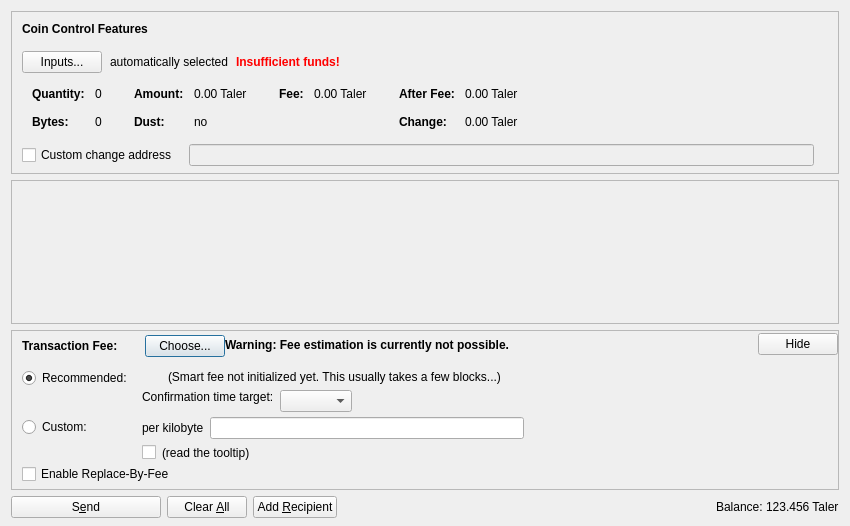
<?xml version="1.0" encoding="UTF-8"?>
<ui version="4.0">
 <class>SendCoinsDialog</class>
 <widget class="QDialog" name="SendCoinsDialog">
  <property name="geometry">
   <rect>
    <x>0</x>
    <y>0</y>
    <width>850</width>
    <height>526</height>
   </rect>
  </property>
  <property name="windowTitle">
   <string>Send Coins</string>
  </property>
  <layout class="QVBoxLayout" name="verticalLayout" stretch="0,1,0,0">
   <property name="bottomMargin">
    <number>8</number>
   </property>
   <item>
    <widget class="QFrame" name="frameCoinControl">
     <property name="sizePolicy">
      <sizepolicy hsizetype="Expanding" vsizetype="Expanding">
       <horstretch>0</horstretch>
       <verstretch>0</verstretch>
      </sizepolicy>
     </property>
     <property name="maximumSize">
      <size>
       <width>16777215</width>
       <height>16777215</height>
      </size>
     </property>
     <property name="frameShape">
      <enum>QFrame::StyledPanel</enum>
     </property>
     <property name="frameShadow">
      <enum>QFrame::Sunken</enum>
     </property>
     <layout class="QVBoxLayout" name="verticalLayoutCoinControl2">
      <property name="spacing">
       <number>0</number>
      </property>
      <property name="leftMargin">
       <number>0</number>
      </property>
      <property name="topMargin">
       <number>0</number>
      </property>
      <property name="rightMargin">
       <number>0</number>
      </property>
      <property name="bottomMargin">
       <number>6</number>
      </property>
      <item>
       <layout class="QVBoxLayout" name="verticalLayoutCoinControl" stretch="0,0,0,0,1">
        <property name="spacing">
         <number>0</number>
        </property>
        <property name="leftMargin">
         <number>10</number>
        </property>
        <property name="topMargin">
         <number>10</number>
        </property>
        <item>
         <layout class="QHBoxLayout" name="horizontalLayoutCoinControl1">
          <property name="bottomMargin">
           <number>15</number>
          </property>
          <item>
           <widget class="QLabel" name="labelCoinControlFeatures">
            <property name="sizePolicy">
             <sizepolicy hsizetype="Preferred" vsizetype="Maximum">
              <horstretch>0</horstretch>
              <verstretch>0</verstretch>
             </sizepolicy>
            </property>
            <property name="font">
             <font>
              <weight>75</weight>
              <bold>true</bold>
             </font>
            </property>
            <property name="styleSheet">
             <string notr="true">font-weight:bold;</string>
            </property>
            <property name="text">
             <string>Coin Control Features</string>
            </property>
           </widget>
          </item>
         </layout>
        </item>
        <item>
         <layout class="QHBoxLayout" name="horizontalLayoutCoinControl2" stretch="0,0,0,0">
          <property name="spacing">
           <number>8</number>
          </property>
          <property name="bottomMargin">
           <number>10</number>
          </property>
          <item>
           <widget class="QPushButton" name="pushButtonCoinControl">
            <property name="styleSheet">
             <string notr="true"/>
            </property>
            <property name="text">
             <string>Inputs...</string>
            </property>
            <property name="autoDefault">
             <bool>false</bool>
            </property>
           </widget>
          </item>
          <item>
           <widget class="QLabel" name="labelCoinControlAutomaticallySelected">
            <property name="text">
             <string>automatically selected</string>
            </property>
            <property name="margin">
             <number>5</number>
            </property>
           </widget>
          </item>
          <item>
           <widget class="QLabel" name="labelCoinControlInsuffFunds">
            <property name="font">
             <font>
              <weight>75</weight>
              <bold>true</bold>
             </font>
            </property>
            <property name="styleSheet">
             <string notr="true">color:red;font-weight:bold;</string>
            </property>
            <property name="text">
             <string>Insufficient funds!</string>
            </property>
            <property name="margin">
             <number>5</number>
            </property>
           </widget>
          </item>
          <item>
           <spacer name="horizontalSpacerCoinControl">
            <property name="orientation">
             <enum>Qt::Horizontal</enum>
            </property>
            <property name="sizeHint" stdset="0">
             <size>
              <width>40</width>
              <height>1</height>
             </size>
            </property>
           </spacer>
          </item>
         </layout>
        </item>
        <item>
         <widget class="QWidget" name="widgetCoinControl" native="true">
          <property name="sizePolicy">
           <sizepolicy hsizetype="Preferred" vsizetype="Preferred">
            <horstretch>0</horstretch>
            <verstretch>0</verstretch>
           </sizepolicy>
          </property>
          <property name="minimumSize">
           <size>
            <width>0</width>
            <height>0</height>
           </size>
          </property>
          <property name="styleSheet">
           <string notr="true"/>
          </property>
          <layout class="QHBoxLayout" name="horizontalLayoutCoinControl5">
           <property name="leftMargin">
            <number>0</number>
           </property>
           <property name="topMargin">
            <number>0</number>
           </property>
           <property name="rightMargin">
            <number>0</number>
           </property>
           <property name="bottomMargin">
            <number>0</number>
           </property>
           <item>
            <layout class="QHBoxLayout" name="horizontalLayoutCoinControl3" stretch="0,0,0,1">
             <property name="spacing">
              <number>20</number>
             </property>
             <property name="topMargin">
              <number>0</number>
             </property>
             <property name="bottomMargin">
              <number>10</number>
             </property>
             <item>
              <layout class="QFormLayout" name="formLayoutCoinControl1">
               <property name="horizontalSpacing">
                <number>10</number>
               </property>
               <property name="verticalSpacing">
                <number>14</number>
               </property>
               <property name="leftMargin">
                <number>10</number>
               </property>
               <property name="topMargin">
                <number>4</number>
               </property>
               <property name="rightMargin">
                <number>6</number>
               </property>
               <item row="0" column="0">
                <widget class="QLabel" name="labelCoinControlQuantityText">
                 <property name="font">
                  <font>
                   <weight>75</weight>
                   <bold>true</bold>
                  </font>
                 </property>
                 <property name="text">
                  <string>Quantity:</string>
                 </property>
                 <property name="margin">
                  <number>0</number>
                 </property>
                </widget>
               </item>
               <item row="0" column="1">
                <widget class="QLabel" name="labelCoinControlQuantity">
                 <property name="cursor">
                  <cursorShape>IBeamCursor</cursorShape>
                 </property>
                 <property name="contextMenuPolicy">
                  <enum>Qt::ActionsContextMenu</enum>
                 </property>
                 <property name="text">
                  <string notr="true">0</string>
                 </property>
                 <property name="margin">
                  <number>0</number>
                 </property>
                 <property name="textInteractionFlags">
                  <set>Qt::LinksAccessibleByMouse|Qt::TextSelectableByKeyboard|Qt::TextSelectableByMouse</set>
                 </property>
                </widget>
               </item>
               <item row="1" column="0">
                <widget class="QLabel" name="labelCoinControlBytesText">
                 <property name="font">
                  <font>
                   <weight>75</weight>
                   <bold>true</bold>
                  </font>
                 </property>
                 <property name="text">
                  <string>Bytes:</string>
                 </property>
                </widget>
               </item>
               <item row="1" column="1">
                <widget class="QLabel" name="labelCoinControlBytes">
                 <property name="cursor">
                  <cursorShape>IBeamCursor</cursorShape>
                 </property>
                 <property name="contextMenuPolicy">
                  <enum>Qt::ActionsContextMenu</enum>
                 </property>
                 <property name="text">
                  <string notr="true">0</string>
                 </property>
                 <property name="textInteractionFlags">
                  <set>Qt::LinksAccessibleByMouse|Qt::TextSelectableByKeyboard|Qt::TextSelectableByMouse</set>
                 </property>
                </widget>
               </item>
              </layout>
             </item>
             <item>
              <layout class="QFormLayout" name="formLayoutCoinControl2">
               <property name="horizontalSpacing">
                <number>10</number>
               </property>
               <property name="verticalSpacing">
                <number>14</number>
               </property>
               <property name="leftMargin">
                <number>6</number>
               </property>
               <property name="topMargin">
                <number>4</number>
               </property>
               <property name="rightMargin">
                <number>6</number>
               </property>
               <item row="0" column="0">
                <widget class="QLabel" name="labelCoinControlAmountText">
                 <property name="font">
                  <font>
                   <weight>75</weight>
                   <bold>true</bold>
                  </font>
                 </property>
                 <property name="text">
                  <string>Amount:</string>
                 </property>
                 <property name="margin">
                  <number>0</number>
                 </property>
                </widget>
               </item>
               <item row="0" column="1">
                <widget class="QLabel" name="labelCoinControlAmount">
                 <property name="cursor">
                  <cursorShape>IBeamCursor</cursorShape>
                 </property>
                 <property name="contextMenuPolicy">
                  <enum>Qt::ActionsContextMenu</enum>
                 </property>
                 <property name="text">
                  <string notr="true">0.00 Taler</string>
                 </property>
                 <property name="textInteractionFlags">
                  <set>Qt::LinksAccessibleByMouse|Qt::TextSelectableByKeyboard|Qt::TextSelectableByMouse</set>
                 </property>
                </widget>
               </item>
               <item row="1" column="0">
                <widget class="QLabel" name="labelCoinControlLowOutputText">
                 <property name="font">
                  <font>
                   <weight>75</weight>
                   <bold>true</bold>
                  </font>
                 </property>
                 <property name="text">
                  <string>Dust:</string>
                 </property>
                </widget>
               </item>
               <item row="1" column="1">
                <widget class="QLabel" name="labelCoinControlLowOutput">
                 <property name="cursor">
                  <cursorShape>IBeamCursor</cursorShape>
                 </property>
                 <property name="contextMenuPolicy">
                  <enum>Qt::ActionsContextMenu</enum>
                 </property>
                 <property name="text">
                  <string notr="true">no</string>
                 </property>
                 <property name="textInteractionFlags">
                  <set>Qt::LinksAccessibleByMouse|Qt::TextSelectableByKeyboard|Qt::TextSelectableByMouse</set>
                 </property>
                </widget>
               </item>
              </layout>
             </item>
             <item>
              <layout class="QFormLayout" name="formLayoutCoinControl3">
               <property name="horizontalSpacing">
                <number>10</number>
               </property>
               <property name="verticalSpacing">
                <number>14</number>
               </property>
               <property name="leftMargin">
                <number>6</number>
               </property>
               <property name="topMargin">
                <number>4</number>
               </property>
               <property name="rightMargin">
                <number>6</number>
               </property>
               <item row="0" column="0">
                <widget class="QLabel" name="labelCoinControlFeeText">
                 <property name="font">
                  <font>
                   <weight>75</weight>
                   <bold>true</bold>
                  </font>
                 </property>
                 <property name="text">
                  <string>Fee:</string>
                 </property>
                 <property name="margin">
                  <number>0</number>
                 </property>
                </widget>
               </item>
               <item row="0" column="1">
                <widget class="QLabel" name="labelCoinControlFee">
                 <property name="cursor">
                  <cursorShape>IBeamCursor</cursorShape>
                 </property>
                 <property name="contextMenuPolicy">
                  <enum>Qt::ActionsContextMenu</enum>
                 </property>
                 <property name="text">
                  <string notr="true">0.00 Taler</string>
                 </property>
                 <property name="textInteractionFlags">
                  <set>Qt::LinksAccessibleByMouse|Qt::TextSelectableByKeyboard|Qt::TextSelectableByMouse</set>
                 </property>
                </widget>
               </item>
              </layout>
             </item>
             <item>
              <layout class="QFormLayout" name="formLayoutCoinControl4">
               <property name="horizontalSpacing">
                <number>10</number>
               </property>
               <property name="verticalSpacing">
                <number>14</number>
               </property>
               <property name="leftMargin">
                <number>6</number>
               </property>
               <property name="topMargin">
                <number>4</number>
               </property>
               <property name="rightMargin">
                <number>6</number>
               </property>
               <item row="0" column="0">
                <widget class="QLabel" name="labelCoinControlAfterFeeText">
                 <property name="font">
                  <font>
                   <weight>75</weight>
                   <bold>true</bold>
                  </font>
                 </property>
                 <property name="text">
                  <string>After Fee:</string>
                 </property>
                 <property name="margin">
                  <number>0</number>
                 </property>
                </widget>
               </item>
               <item row="0" column="1">
                <widget class="QLabel" name="labelCoinControlAfterFee">
                 <property name="cursor">
                  <cursorShape>IBeamCursor</cursorShape>
                 </property>
                 <property name="contextMenuPolicy">
                  <enum>Qt::ActionsContextMenu</enum>
                 </property>
                 <property name="text">
                  <string notr="true">0.00 Taler</string>
                 </property>
                 <property name="textInteractionFlags">
                  <set>Qt::LinksAccessibleByMouse|Qt::TextSelectableByKeyboard|Qt::TextSelectableByMouse</set>
                 </property>
                </widget>
               </item>
               <item row="1" column="0">
                <widget class="QLabel" name="labelCoinControlChangeText">
                 <property name="font">
                  <font>
                   <weight>75</weight>
                   <bold>true</bold>
                  </font>
                 </property>
                 <property name="text">
                  <string>Change:</string>
                 </property>
                </widget>
               </item>
               <item row="1" column="1">
                <widget class="QLabel" name="labelCoinControlChange">
                 <property name="cursor">
                  <cursorShape>IBeamCursor</cursorShape>
                 </property>
                 <property name="contextMenuPolicy">
                  <enum>Qt::ActionsContextMenu</enum>
                 </property>
                 <property name="text">
                  <string notr="true">0.00 Taler</string>
                 </property>
                 <property name="textInteractionFlags">
                  <set>Qt::LinksAccessibleByMouse|Qt::TextSelectableByKeyboard|Qt::TextSelectableByMouse</set>
                 </property>
                </widget>
               </item>
              </layout>
             </item>
            </layout>
           </item>
          </layout>
         </widget>
        </item>
        <item>
         <layout class="QHBoxLayout" name="horizontalLayoutCoinControl4" stretch="0,0,0">
          <property name="spacing">
           <number>12</number>
          </property>
          <property name="sizeConstraint">
           <enum>QLayout::SetDefaultConstraint</enum>
          </property>
          <property name="topMargin">
           <number>5</number>
          </property>
          <property name="rightMargin">
           <number>5</number>
          </property>
          <item>
           <widget class="QCheckBox" name="checkBoxCoinControlChange">
            <property name="toolTip">
             <string>If this is activated, but the change address is empty or invalid, change will be sent to a newly generated address.</string>
            </property>
            <property name="text">
             <string>Custom change address</string>
            </property>
           </widget>
          </item>
          <item>
           <widget class="QValidatedLineEdit" name="lineEditCoinControlChange">
            <property name="enabled">
             <bool>false</bool>
            </property>
            <property name="sizePolicy">
             <sizepolicy hsizetype="Expanding" vsizetype="Fixed">
              <horstretch>0</horstretch>
              <verstretch>0</verstretch>
             </sizepolicy>
            </property>
           </widget>
          </item>
          <item>
           <widget class="QLabel" name="labelCoinControlChangeLabel">
            <property name="sizePolicy">
             <sizepolicy hsizetype="Preferred" vsizetype="Expanding">
              <horstretch>0</horstretch>
              <verstretch>0</verstretch>
             </sizepolicy>
            </property>
            <property name="minimumSize">
             <size>
              <width>0</width>
              <height>0</height>
             </size>
            </property>
            <property name="text">
             <string/>
            </property>
            <property name="margin">
             <number>3</number>
            </property>
           </widget>
          </item>
         </layout>
        </item>
        <item>
         <spacer name="verticalSpacerCoinControl">
          <property name="orientation">
           <enum>Qt::Vertical</enum>
          </property>
          <property name="sizeHint" stdset="0">
           <size>
            <width>800</width>
            <height>1</height>
           </size>
          </property>
         </spacer>
        </item>
       </layout>
      </item>
     </layout>
    </widget>
   </item>
   <item>
    <widget class="QScrollArea" name="scrollArea">
     <property name="widgetResizable">
      <bool>true</bool>
     </property>
     <widget class="QWidget" name="scrollAreaWidgetContents">
      <property name="geometry">
       <rect>
        <x>0</x>
        <y>0</y>
        <width>830</width>
        <height>104</height>
       </rect>
      </property>
      <layout class="QVBoxLayout" name="verticalLayout_2" stretch="0,1">
       <property name="leftMargin">
        <number>0</number>
       </property>
       <property name="topMargin">
        <number>0</number>
       </property>
       <property name="rightMargin">
        <number>0</number>
       </property>
       <property name="bottomMargin">
        <number>0</number>
       </property>
       <item>
        <layout class="QVBoxLayout" name="entries">
         <property name="spacing">
          <number>6</number>
         </property>
        </layout>
       </item>
       <item>
        <spacer name="verticalSpacer">
         <property name="orientation">
          <enum>Qt::Vertical</enum>
         </property>
         <property name="sizeHint" stdset="0">
          <size>
           <width>20</width>
           <height>40</height>
          </size>
         </property>
        </spacer>
       </item>
      </layout>
     </widget>
    </widget>
   </item>
   <item>
    <widget class="QFrame" name="frameFee">
     <property name="sizePolicy">
      <sizepolicy hsizetype="Expanding" vsizetype="Expanding">
       <horstretch>0</horstretch>
       <verstretch>0</verstretch>
      </sizepolicy>
     </property>
     <property name="maximumSize">
      <size>
       <width>16777215</width>
       <height>16777215</height>
      </size>
     </property>
     <property name="frameShape">
      <enum>QFrame::StyledPanel</enum>
     </property>
     <property name="frameShadow">
      <enum>QFrame::Sunken</enum>
     </property>
     <layout class="QVBoxLayout" name="verticalLayoutFee1">
      <property name="spacing">
       <number>0</number>
      </property>
      <property name="leftMargin">
       <number>0</number>
      </property>
      <property name="topMargin">
       <number>0</number>
      </property>
      <property name="rightMargin">
       <number>0</number>
      </property>
      <property name="bottomMargin">
       <number>0</number>
      </property>
      <item>
       <layout class="QVBoxLayout" name="verticalLayoutFee2" stretch="0,0,0">
        <property name="spacing">
         <number>0</number>
        </property>
        <property name="leftMargin">
         <number>10</number>
        </property>
        <property name="topMargin">
         <number>0</number>
        </property>
        <item>
         <layout class="QHBoxLayout" name="horizontalLayoutFee1">
          <property name="bottomMargin">
           <number>0</number>
          </property>
          <item>
           <layout class="QVBoxLayout" name="verticalLayoutFee7">
            <property name="spacing">
             <number>0</number>
            </property>
            <item>
             <spacer name="verticalSpacerSmartFee">
              <property name="orientation">
               <enum>Qt::Vertical</enum>
              </property>
              <property name="sizeType">
               <enum>QSizePolicy::Fixed</enum>
              </property>
              <property name="sizeHint" stdset="0">
               <size>
                <width>1</width>
                <height>4</height>
               </size>
              </property>
             </spacer>
            </item>
            <item>
             <layout class="QHBoxLayout" name="horizontalLayoutSmartFee">
              <property name="spacing">
               <number>10</number>
              </property>
              <item>
               <widget class="QLabel" name="labelFeeHeadline">
                <property name="sizePolicy">
                 <sizepolicy hsizetype="Preferred" vsizetype="Maximum">
                  <horstretch>0</horstretch>
                  <verstretch>0</verstretch>
                 </sizepolicy>
                </property>
                <property name="font">
                 <font>
                  <weight>75</weight>
                  <bold>true</bold>
                 </font>
                </property>
                <property name="styleSheet">
                 <string notr="true">font-weight:bold;</string>
                </property>
                <property name="text">
                 <string>Transaction Fee:</string>
                </property>
               </widget>
              </item>
              <item>
               <widget class="QLabel" name="labelFeeMinimized">
                <property name="text">
                 <string/>
                </property>
               </widget>
              </item>
              <item>
               <widget class="QPushButton" name="buttonChooseFee">
                <property name="text">
                 <string>Choose...</string>
                </property>
               </widget>
              </item>
             </layout>
            </item>
            <item>
             <spacer name="verticalSpacer_5">
              <property name="orientation">
               <enum>Qt::Vertical</enum>
              </property>
              <property name="sizeHint" stdset="0">
               <size>
                <width>1</width>
                <height>1</height>
               </size>
              </property>
             </spacer>
            </item>
           </layout>
          </item>
          <item>
           <widget class="QLabel" name="fallbackFeeWarningLabel">
            <property name="toolTip">
             <string>Using the fallbackfee can result in sending a transaction that will take several hours or days (or never) to confirm. Consider choosing your fee manually or wait until you have validated the complete chain.</string>
            </property>
            <property name="font">
            <font>
                <weight>75</weight>
                <bold>true</bold>
            </font>
            </property>
            <property name="text">
             <string>Warning: Fee estimation is currently not possible.</string>
            </property>
            <property name="wordWrap">
             <bool>false</bool>
            </property>
           </widget>
          </item>
          <item>
           <spacer name="horizontalSpacer_4">
            <property name="orientation">
             <enum>Qt::Horizontal</enum>
            </property>
            <property name="sizeType">
             <enum>QSizePolicy::MinimumExpanding</enum>
            </property>
            <property name="sizeHint" stdset="0">
             <size>
              <width>40</width>
              <height>20</height>
             </size>
            </property>
           </spacer>
          </item>
          <item>
           <widget class="QPushButton" name="buttonMinimizeFee">
            <property name="toolTip">
             <string>collapse fee-settings</string>
            </property>
            <property name="text">
             <string>Hide</string>
            </property>
           </widget>
          </item>
         </layout>
        </item>
        <item>
         <widget class="QFrame" name="frameFeeSelection">
          <layout class="QVBoxLayout" name="verticalLayoutFee12">
           <property name="spacing">
            <number>0</number>
           </property>
           <property name="leftMargin">
            <number>0</number>
           </property>
           <property name="topMargin">
            <number>0</number>
           </property>
           <property name="rightMargin">
            <number>0</number>
           </property>
           <property name="bottomMargin">
            <number>0</number>
           </property>
           <item>
            <layout class="QGridLayout" name="gridLayoutFee">
             <property name="topMargin">
              <number>10</number>
             </property>
             <property name="bottomMargin">
              <number>4</number>
             </property>
             <property name="horizontalSpacing">
              <number>10</number>
             </property>
             <property name="verticalSpacing">
              <number>4</number>
             </property>
             <item row="1" column="1">
              <layout class="QVBoxLayout" name="verticalLayoutFee8">
               <property name="spacing">
                <number>6</number>
               </property>
               <item>
                <layout class="QHBoxLayout" name="horizontalLayoutFee13">
                 <item>
                  <widget class="QLabel" name="labelCustomPerKilobyte">
                   <property name="toolTip">
                    <string>Specify a custom fee per kB (1,000 bytes) of the transaction's virtual size.

Note:  Since the fee is calculated on a per-byte basis, a fee of "100 satoshis per kB" for a transaction size of 500 bytes (half of 1 kB) would ultimately yield a fee of only 50 satoshis.</string>
                   </property>
                   <property name="text">
                    <string>per kilobyte</string>
                   </property>
                  </widget>
                 </item>
                 <item>
                  <widget class="BitcoinAmountField" name="customFee"/>
                 </item>
                 <item>
                  <spacer name="horizontalSpacer_6">
                   <property name="orientation">
                    <enum>Qt::Horizontal</enum>
                   </property>
                   <property name="sizeHint" stdset="0">
                    <size>
                     <width>1</width>
                     <height>1</height>
                    </size>
                   </property>
                  </spacer>
                 </item>
                </layout>
               </item>
               <item>
                <layout class="QHBoxLayout" name="horizontalLayoutFee8">
                 <item>
                  <widget class="QCheckBox" name="checkBoxMinimumFee">
                   <property name="toolTip">
                    <string>Paying only the minimum fee is just fine as long as there is less transaction volume than space in the blocks. But be aware that this can end up in a never confirming transaction once there is more demand for bitcoin transactions than the network can process.</string>
                   </property>
                   <property name="text">
                    <string/>
                   </property>
                  </widget>
                 </item>
                 <item>
                  <widget class="QLabel" name="labelMinFeeWarning">
                   <property name="enabled">
                    <bool>true</bool>
                   </property>
                   <property name="toolTip">
                    <string>Paying only the minimum fee is just fine as long as there is less transaction volume than space in the blocks. But be aware that this can end up in a never confirming transaction once there is more demand for bitcoin transactions than the network can process.</string>
                   </property>
                   <property name="text">
                    <string>(read the tooltip)</string>
                   </property>
                   <property name="margin">
                    <number>5</number>
                   </property>
                  </widget>
                 </item>
                 <item>
                  <spacer name="horizontalSpacer_2">
                   <property name="orientation">
                    <enum>Qt::Horizontal</enum>
                   </property>
                   <property name="sizeHint" stdset="0">
                    <size>
                     <width>1</width>
                     <height>1</height>
                    </size>
                   </property>
                  </spacer>
                 </item>
                </layout>
               </item>
              </layout>
             </item>
             <item row="0" column="0">
              <layout class="QVBoxLayout" name="verticalLayoutFee4" stretch="0,1">
               <item>
                <widget class="QRadioButton" name="radioSmartFee">
                 <property name="text">
                  <string>Recommended:</string>
                 </property>
                 <property name="checked">
                  <bool>true</bool>
                 </property>
                 <attribute name="buttonGroup">
                  <string notr="true">groupFee</string>
                 </attribute>
                </widget>
               </item>
               <item>
                <spacer name="verticalSpacer_2">
                 <property name="orientation">
                  <enum>Qt::Vertical</enum>
                 </property>
                 <property name="sizeHint" stdset="0">
                  <size>
                   <width>1</width>
                   <height>1</height>
                  </size>
                 </property>
                </spacer>
               </item>
              </layout>
             </item>
             <item row="1" column="0">
              <layout class="QVBoxLayout" name="verticalLayoutFee9" stretch="0,1">
               <item>
                <widget class="QRadioButton" name="radioCustomFee">
                 <property name="text">
                  <string>Custom:</string>
                 </property>
                 <attribute name="buttonGroup">
                  <string notr="true">groupFee</string>
                 </attribute>
                </widget>
               </item>
               <item>
                <spacer name="verticalSpacer_6">
                 <property name="orientation">
                  <enum>Qt::Vertical</enum>
                 </property>
                 <property name="sizeHint" stdset="0">
                  <size>
                   <width>1</width>
                   <height>1</height>
                  </size>
                 </property>
                </spacer>
               </item>
              </layout>
             </item>
             <item row="0" column="1">
              <layout class="QVBoxLayout" name="verticalLayoutFee3" stretch="0,0,1">
               <property name="spacing">
                <number>6</number>
               </property>
               <property name="topMargin">
                <number>2</number>
               </property>
               <item>
                <layout class="QHBoxLayout" name="horizontalLayoutFee12">
                 <item>
                  <widget class="QLabel" name="labelSmartFee">
                   <property name="text">
                    <string/>
                   </property>
                   <property name="margin">
                    <number>2</number>
                   </property>
                  </widget>
                 </item>
                 <item>
                  <widget class="QLabel" name="labelFeeEstimation">
                   <property name="text">
                    <string/>
                   </property>
                  </widget>
                 </item>
                 <item>
                  <widget class="QLabel" name="labelSmartFee2">
                   <property name="text">
                    <string>(Smart fee not initialized yet. This usually takes a few blocks...)</string>
                   </property>
                   <property name="margin">
                    <number>2</number>
                   </property>
                  </widget>
                 </item>
                 <item>
                  <spacer name="horizontalSpacer_5">
                   <property name="orientation">
                    <enum>Qt::Horizontal</enum>
                   </property>
                   <property name="sizeHint" stdset="0">
                    <size>
                     <width>1</width>
                     <height>1</height>
                    </size>
                   </property>
                  </spacer>
                 </item>
                </layout>
               </item>
               <item>
                <layout class="QHBoxLayout" name="horizontalLayoutFee9">
                 <item>
                  <layout class="QVBoxLayout" name="verticalLayoutFee6">
                   <item>
                    <widget class="QLabel" name="labelSmartFee3">
                     <property name="text">
                      <string>Confirmation time target:</string>
                     </property>
                     <property name="margin">
                      <number>2</number>
                     </property>
                    </widget>
                   </item>
                   <item>
                    <spacer name="verticalSpacer_3">
                     <property name="orientation">
                      <enum>Qt::Vertical</enum>
                     </property>
                     <property name="sizeHint" stdset="0">
                      <size>
                       <width>1</width>
                       <height>1</height>
                      </size>
                     </property>
                    </spacer>
                   </item>
                  </layout>
                 </item>
                 <item>
                  <layout class="QVBoxLayout" name="verticalLayoutFee5">
                   <property name="rightMargin">
                    <number>30</number>
                   </property>
                   <item>
                    <layout class="QHBoxLayout" name="horizontalLayoutConfTarget">
                     <property name="bottomMargin">
                      <number>0</number>
                     </property>
                     <item>
                      <widget class="QComboBox" name="confTargetSelector"/>
                     </item>
                     <item>
                      <spacer name="horizontalSpacerConfTarget">
                       <property name="orientation">
                        <enum>Qt::Horizontal</enum>
                       </property>
                       <property name="sizeHint" stdset="0">
                        <size>
                         <width>40</width>
                         <height>20</height>
                        </size>
                       </property>
                      </spacer>
                     </item>
                    </layout>
                   </item>
                  </layout>
                 </item>
                </layout>
               </item>
               <item>
                <spacer name="verticalSpacer_4">
                 <property name="orientation">
                  <enum>Qt::Vertical</enum>
                 </property>
                 <property name="sizeHint" stdset="0">
                  <size>
                   <width>1</width>
                   <height>1</height>
                  </size>
                 </property>
                </spacer>
               </item>
              </layout>
             </item>
            </layout>
           </item>
           <item>
            <widget class="QCheckBox" name="optInRBF">
             <property name="text">
              <string>Enable Replace-By-Fee</string>
             </property>
             <property name="toolTip">
              <string>With Replace-By-Fee (BIP-125) you can increase a transaction's fee after it is sent. Without this, a higher fee may be recommended to compensate for increased transaction delay risk.</string>
             </property>
            </widget>
           </item>
          </layout>
         </widget>
        </item>
        <item>
         <spacer name="verticalSpacerFee">
          <property name="orientation">
           <enum>Qt::Vertical</enum>
          </property>
          <property name="sizeHint" stdset="0">
           <size>
            <width>40</width>
            <height>5</height>
           </size>
          </property>
         </spacer>
        </item>
       </layout>
      </item>
     </layout>
    </widget>
   </item>
   <item>
    <layout class="QHBoxLayout" name="horizontalLayout">
     <item>
      <widget class="QPushButton" name="sendButton">
       <property name="minimumSize">
        <size>
         <width>150</width>
         <height>0</height>
        </size>
       </property>
       <property name="toolTip">
        <string>Confirm the send action</string>
       </property>
       <property name="text">
        <string>S&amp;end</string>
       </property>
       <property name="icon">
        <iconset resource="../bitcoin.qrc">
         <normaloff>:/icons/send</normaloff>:/icons/send</iconset>
       </property>
       <property name="autoDefault">
        <bool>false</bool>
       </property>
       <property name="default">
        <bool>false</bool>
       </property>
      </widget>
     </item>
     <item>
      <widget class="QPushButton" name="clearButton">
       <property name="sizePolicy">
        <sizepolicy hsizetype="Minimum" vsizetype="Fixed">
         <horstretch>0</horstretch>
         <verstretch>0</verstretch>
        </sizepolicy>
       </property>
       <property name="toolTip">
        <string>Clear all fields of the form.</string>
       </property>
       <property name="text">
        <string>Clear &amp;All</string>
       </property>
       <property name="icon">
        <iconset resource="../bitcoin.qrc">
         <normaloff>:/icons/remove</normaloff>:/icons/remove</iconset>
       </property>
       <property name="autoDefault">
        <bool>false</bool>
       </property>
      </widget>
     </item>
     <item>
      <widget class="QPushButton" name="addButton">
       <property name="toolTip">
        <string>Send to multiple recipients at once</string>
       </property>
       <property name="text">
        <string>Add &amp;Recipient</string>
       </property>
       <property name="icon">
        <iconset resource="../bitcoin.qrc">
         <normaloff>:/icons/add</normaloff>:/icons/add</iconset>
       </property>
       <property name="autoDefault">
        <bool>false</bool>
       </property>
      </widget>
     </item>
     <item>
      <spacer name="horizontalSpacer">
       <property name="orientation">
        <enum>Qt::Horizontal</enum>
       </property>
       <property name="sizeHint" stdset="0">
        <size>
         <width>40</width>
         <height>20</height>
        </size>
       </property>
      </spacer>
     </item>
     <item>
      <layout class="QHBoxLayout" name="horizontalLayout_2">
       <property name="spacing">
        <number>3</number>
       </property>
       <item>
        <widget class="QLabel" name="label">
         <property name="sizePolicy">
          <sizepolicy hsizetype="Preferred" vsizetype="Fixed">
           <horstretch>0</horstretch>
           <verstretch>0</verstretch>
          </sizepolicy>
         </property>
         <property name="text">
          <string>Balance:</string>
         </property>
        </widget>
       </item>
       <item>
        <widget class="QLabel" name="labelBalance">
         <property name="sizePolicy">
          <sizepolicy hsizetype="Preferred" vsizetype="Fixed">
           <horstretch>0</horstretch>
           <verstretch>0</verstretch>
          </sizepolicy>
         </property>
         <property name="cursor">
          <cursorShape>IBeamCursor</cursorShape>
         </property>
         <property name="text">
          <string notr="true">123.456 Taler</string>
         </property>
         <property name="textInteractionFlags">
          <set>Qt::LinksAccessibleByMouse|Qt::TextSelectableByKeyboard|Qt::TextSelectableByMouse</set>
         </property>
        </widget>
       </item>
      </layout>
     </item>
    </layout>
   </item>
  </layout>
 </widget>
 <customwidgets>
  <customwidget>
   <class>QValidatedLineEdit</class>
   <extends>QLineEdit</extends>
   <header>qt/qvalidatedlineedit.h</header>
  </customwidget>
  <customwidget>
   <class>BitcoinAmountField</class>
   <extends>QLineEdit</extends>
   <header>qt/bitcoinamountfield.h</header>
   <container>1</container>
  </customwidget>
 </customwidgets>
 <resources>
  <include location="../bitcoin.qrc"/>
 </resources>
 <connections/>
 <buttongroups>
  <buttongroup name="groupFee"/>
 </buttongroups>
</ui>
